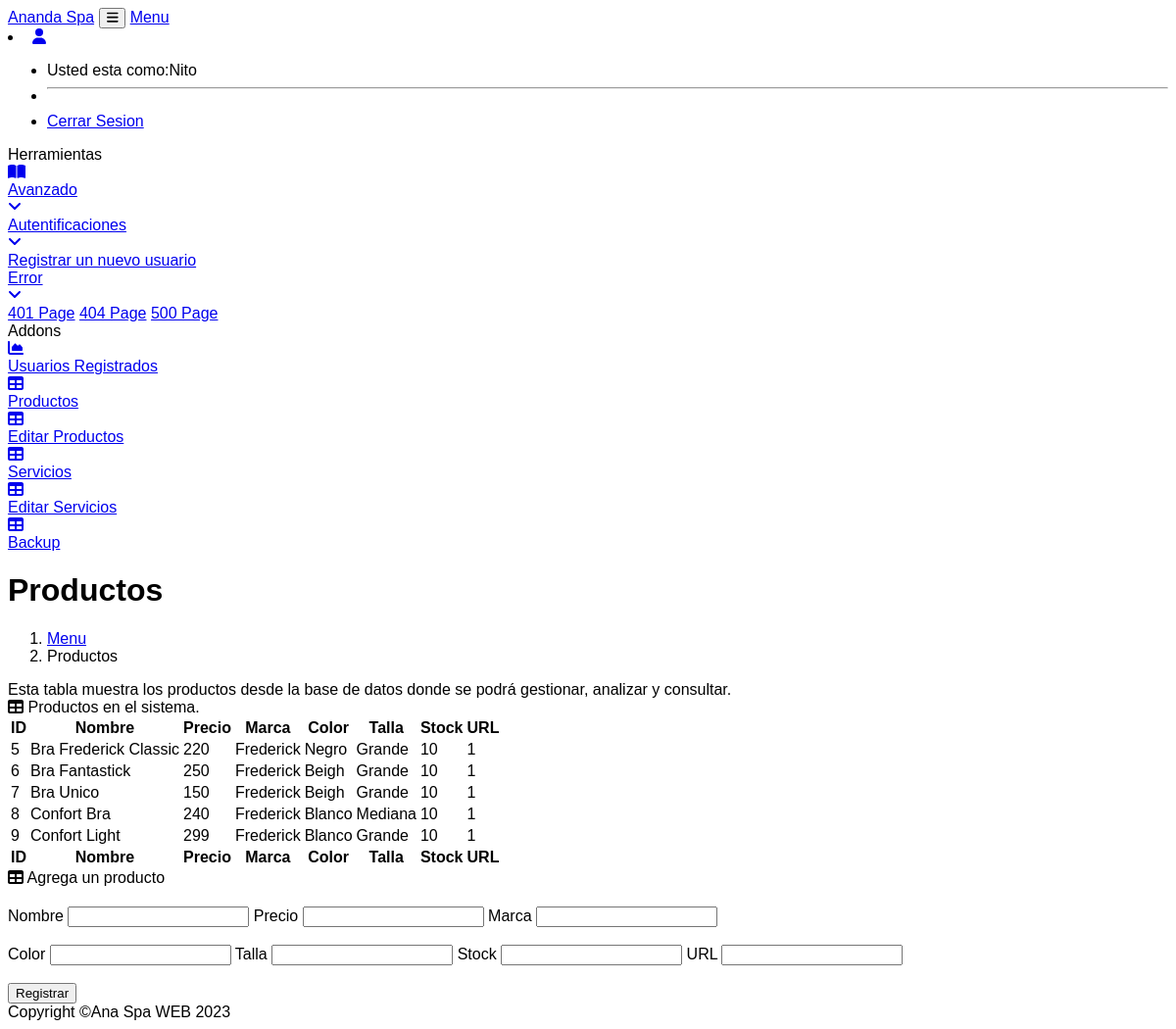
Screenshot of /tables.php (signed in) with the database file from the repository.
### tables this page shows
CREATE TABLE `usuarios` (
  `id` int(11) NOT NULL AUTO_INCREMENT,
  `usuario` varchar(255) NOT NULL,
  `password` varchar(255) NOT NULL,
  `tipo_usuario` varchar(255) NOT NULL,
  `Ciudad` varchar(30) NOT NULL,
  `Direccion` varchar(50) NOT NULL,
  `Nombre_Completo` text NOT NULL,
  PRIMARY KEY (`id`)
);

CREATE TABLE `productos` (
  `ID` int(11) NOT NULL AUTO_INCREMENT,
  `Nombre` varchar(30) NOT NULL,
  `Precio` varchar(10) NOT NULL,
  `Marca` text NOT NULL,
  `Color` text NOT NULL,
  `Talla` text NOT NULL,
  `Stock` int(11) NOT NULL,
  `URLI` varchar(20) NOT NULL,
  PRIMARY KEY (`ID`)
);

### functions.php (called while the page is built, shortened)
<?php
function iniciarSession($table, $conexion){
  $statement = $conexion->prepare("SELECT * FROM $table WHERE usuario = :usuario");
  $statement->execute([
    ':usuario' => $_SESSION['usuario']
  ]);
  return $statement->fetch(PDO::FETCH_ASSOC);
}
?>

### tables.php (the view, shortened to what this page needs)
<?php session_start();
require 'conexion.php';
require 'functions.php';
$conexion = conexion($bd_config);
$admin = iniciarSession('usuarios', $conexion);
if ($admin['tipo_usuario'] == 'administrador')
  $user = iniciarSession('usuarios', $conexion);
  elseif ($admin['tipo_usuario'] == 'empleado') {
    $user = iniciarSession('usuarios', $conexion);
} else {
  header('Location: '.RUTA.'index.php');
}
?>
<?php
    include ("cnn.php");
    $productos = "SELECT * FROM Productos"
?>
<!DOCTYPE html>
<html lang="en">
    <head>
        <link href="https://cdn.jsdelivr.net/npm/simple-datatables@latest/dist/style.css" rel="stylesheet" />
        <link href="css/styles.css" rel="stylesheet" />
    </head>
    <body class="sb-nav-fixed">
        <nav class="sb-topnav navbar navbar-expand navbar-dark bg-dark">
            <a class="navbar-brand ps-3" href="Pagina1_admin.php">Ananda Spa</a>
            <button class="btn btn-link btn-sm order-1 order-lg-0 me-4 me-lg-0" id="sidebarToggle" href="#!"><i class="fas fa-bars"></i></button>
            <a class="navbar-brand ps-3" href="Dashboard.php">Menu</a>
            <form class="d-none d-md-inline-block form-inline ms-auto me-0 me-md-3 my-2 my-md-0">
                <li class="nav-item dropdown">
                    <a class="nav-link dropdown-toggle" id="navbarDropdown" href="#" role="button" data-bs-toggle="dropdown" aria-expanded="false"><i class="fas fa-user fa-fw"></i></a>
                    <ul class="dropdown-menu dropdown-menu-end" aria-labelledby="navbarDropdown">
                        <li>Usted esta como:<?php echo $user['usuario']; ?></li>
                        <li><hr class="dropdown-divider" /></li>
                        <li><a class="dropdown-item" href="close.php">Cerrar Sesion</a></li>
                    </ul>
                </li>
            </form>
        </nav>
        <div id="layoutSidenav">
            <div id="layoutSidenav_nav">
                <nav class="sb-sidenav accordion sb-sidenav-dark" id="sidenavAccordion">
                    <div class="sb-sidenav-menu">
                        <div class="nav">
                        <div class="sb-sidenav-menu-heading">Herramientas</div>
                            <a class="nav-link collapsed" href="#" data-bs-toggle="collapse" data-bs-target="#collapsePages" aria-expanded="false" aria-controls="collapsePages">
                                <div class="sb-nav-link-icon"><i class="fas fa-book-open"></i></div>
                                Avanzado
                                <div class="sb-sidenav-collapse-arrow"><i class="fas fa-angle-down"></i></div>
                            </a>
                            <div class="collapse" id="collapsePages" aria-labelledby="headingTwo" data-bs-parent="#sidenavAccordion">
                                <nav class="sb-sidenav-menu-nested nav accordion" id="sidenavAccordionPages">
                                    <a class="nav-link collapsed" href="#" data-bs-toggle="collapse" data-bs-target="#pagesCollapseAuth" aria-expanded="false" aria-controls="pagesCollapseAuth">
                                        Autentificaciones
                                        <div class="sb-sidenav-collapse-arrow"><i class="fas fa-angle-down"></i></div>
                                    </a>
                                    <div class="collapse" id="pagesCollapseAuth" aria-labelledby="headingOne" data-bs-parent="#sidenavAccordionPages">
                                    <nav class="sb-sidenav-menu-nested nav">
                                            <a class="nav-link" href="registro_administrador.php">Registrar un nuevo usuario</a>
                                        </nav>
                                    </div>
                                    <a class="nav-link collapsed" href="#" data-bs-toggle="collapse" data-bs-target="#pagesCollapseError" aria-expanded="false" aria-controls="pagesCollapseError">
                                        Error
                                        <div class="sb-sidenav-collapse-arrow"><i class="fas fa-angle-down"></i></div>
                                    </a>
                                    <div class="collapse" id="pagesCollapseError" aria-labelledby="headingOne" data-bs-parent="#sidenavAccordionPages">
                                        <nav class="sb-sidenav-menu-nested nav">
                                            <a class="nav-link" href="401.html">401 Page</a>
                                            <a class="nav-link" href="404.html">404 Page</a>
                                            <a class="nav-link" href="500.html">500 Page</a>
                                        </nav>
                                    </div>
                                </nav>
                            </div>
                            <div class="sb-sidenav-menu-heading">Addons</div>
                            <a class="nav-link" href="usuarios_registrados.php">
                                <div class="sb-nav-link-icon"><i class="fas fa-chart-area"></i></div>
                                Usuarios Registrados
                            </a>
                            <a class="nav-link" href="tables.php">
                                <div class="sb-nav-link-icon"><i class="fas fa-table"></i></div>
                                Productos
                            </a>
                            <a class="nav-link" href="Editar_Productos.php">
                                <div class="sb-nav-link-icon"><i class="fas fa-table"></i></div>
                                Editar Productos
                            </a>
                            <a class="nav-link" href="Table_Servicios.php">
                                    <div class="sb-nav-link-icon"><i class="fas fa-table"></i></div>
                                    Servicios
                                    </a>
                            <a class="nav-link" href="Editar_Servicios.php">
                                <div class="sb-nav-link-icon"><i class="fas fa-table"></i></div>
                                Editar Servicios
                            </a>
                            <a class="nav-link" href="Backup.php">
                                <div class="sb-nav-link-icon"><i class="fas fa-table"></i></div>
                                Backup
                            </a>
                        </div>
                    </div>
                </nav>
            </div>
            <div id="layoutSidenav_content">
                <main>
                    <div class="container-fluid px-4">
                        <h1 class="mt-4">Productos</h1>
                        <ol class="breadcrumb mb-4">
                            <li class="breadcrumb-item"><a href="dashboard.php">Menu</a></li>
                            <li class="breadcrumb-item active">Productos</li>
                        </ol>
                        <div class="card mb-4">
                            <div class="card-body">
                                Esta tabla muestra los productos desde la base de datos donde
                                se podrá gestionar, analizar y consultar.
                            </div>
                        </div>
                        <div class="card mb-4">
                            <div class="card-header">
                                <i class="fas fa-table me-1"></i>
                                Productos en el sistema.
                            </div>
                            <div class="card-body">
                                <table id="datatablesSimple">
                                    <thead>
                                        <tr>
                                            <th>ID</th>
                                            <th>Nombre</th>
                                            <th>Precio</th>
                                            <th>Marca</th>
                                            <th>Color</th>
                                            <th>Talla</th>
                                            <th>Stock</th>
                                            <th>URL</th>
                                        </tr>
                                    </thead>
                                    <tfoot>
                                        <tr>
                                            <th>ID</th>
                                            <th>Nombre</th>
                                            <th>Precio</th>
                                            <th>Marca</th>
                                            <th>Color</th>
                                            <th>Talla</th>
                                            <th>Stock</th>
                                            <th>URL</th>
                                        </tr>
                                    </tfoot>
                                    <tbody>
                                    <?php $resultado = mysqli_query($conexion, $productos);
                                    while($row=mysqli_fetch_assoc($resultado)){?>
                                        <tr>
                                            <td class="table__item" ><?php echo $row["ID"];?></td>
                                            <td class="table__item" ><?php echo $row["Nombre"];?></td>
                                            <td class="table__item" ><?php echo $row["Precio"];?></td>
                                            <td class="table__item" ><?php echo $row["Marca"];?></td>
                                            <td class="table__item" ><?php echo $row["Color"];?></td>
                                            <td class="table__item" ><?php echo $row["Talla"];?></td>
                                            <td class="table__item" ><?php echo $row["Stock"];?></td>
                                            <td class="table__item" ><?php echo $row["URLI"];?></td>
                                    <?php } ?>
                                        </tr>
                                    </tbody>
                                </table>
                            </div>
                        </div>
                        <div class="card mb-4">
                            <div class="card-header">
                                <i class="fas fa-table me-1"></i>
                                Agrega un producto
                            </div>
                            <div class="card-body">
                                <table id="datatablesSimple">
                                    <div class="container-add">
                                        <form action="insertar_productos.php" method="POST" class="container__form">
                                            <label for="" class="container__label">Nombre</label>
                                            <input name="Nombre" type="text" class="container__input">
                                            <label for="" class="container__label">Precio</label>
                                            <input name="Precio" type="number" class="container__input">
                                            <label for="" class="container__label">Marca</label>
                                            <input  name="Marca" type="text" class="container__input">
                                            <br>
                                            <br>
                                            <label for="" class="container__label">Color</label>
                                            <input  name="Color" type="text" class="container__input">
                                            <label for="" class="container__label">Talla</label>
                                            <input  name="Talla" type="text" class="container__input">
                                            <label for="" class="container__label">Stock</label>
                                            <input  name="Stock" type="number" class="container__input">
                                            <label for="" class="container__label">URL</label>
                                            <input  name="URLI" type="text" class="container__input">
                                            <br>
                                            <br>
                                            <input class="container__submit" type="submit" value="Registrar">
                                        </form>
                                    </div>
                                </table>
                            </div>
                        </div>
                    </div>
                </main>
                <footer class="py-4 bg-light mt-auto">
                    <div class="container-fluid px-4">
                        <div class="d-flex align-items-center justify-content-between small">
                            <div class="text-muted">Copyright &copy;Ana Spa WEB 2023</div>
                        </div>
                    </div>
                </footer>
            </div>
        </div>
    </body>
</html>

### Css/styles.css (style rules this page uses)
html { scroll-behavior: smooth; }
body { font-family: 'Noto Sans HK', sans-serif; background: #fff; }

### rows the page displays
usuarios: usuario "Nito"
productos: ID "5", Nombre "Bra Frederick Classic", Precio "220", Marca "Frederick", Color "Negro", Talla "Grande", Stock "10", URLI "1"
productos: ID "6", Nombre "Bra Fantastick", Precio "250", Marca "Frederick", Color "Beigh", Talla "Grande", Stock "10", URLI "1"
productos: ID "7", Nombre "Bra Unico", Precio "150", Marca "Frederick", Color "Beigh", Talla "Grande", Stock "10", URLI "1"
productos: ID "8", Nombre "Confort Bra", Precio "240", Marca "Frederick", Color "Blanco", Talla "Mediana", Stock "10", URLI "1"
productos: ID "9", Nombre "Confort Light", Precio "299", Marca "Frederick", Color "Blanco", Talla "Grande", Stock "10", URLI "1"
